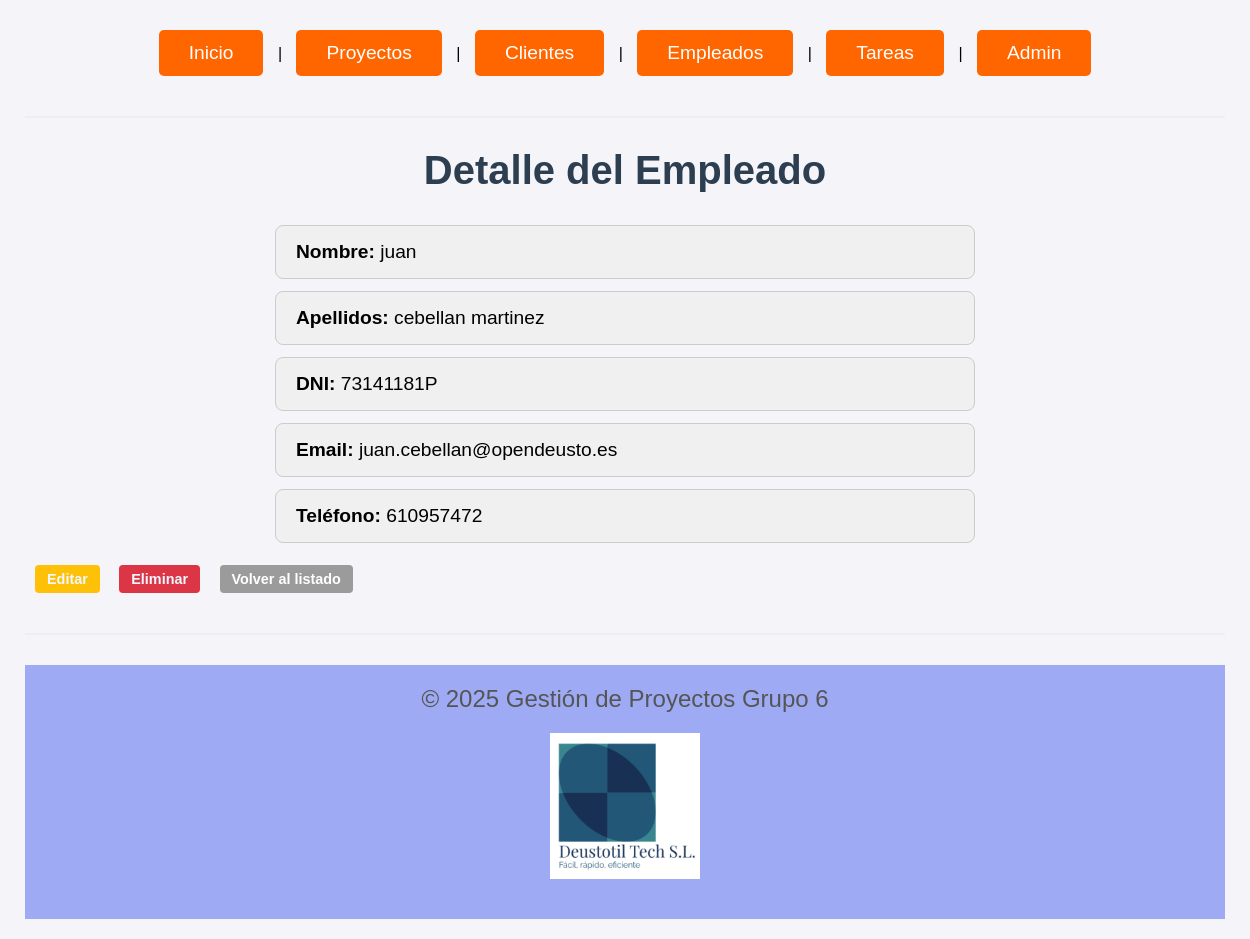
The page /GP/empleados/1/ on the database as committed earlier.
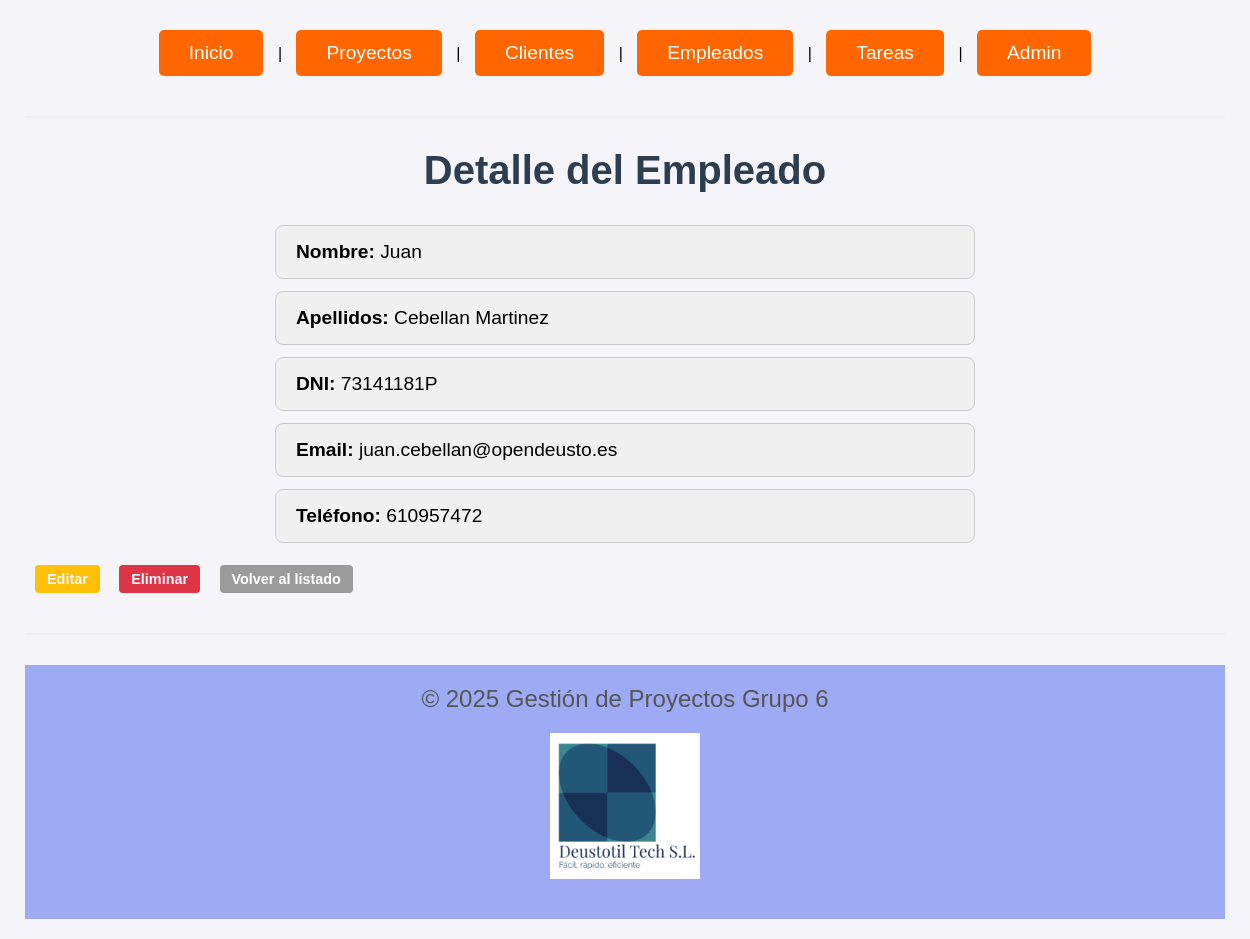
The same page on the database as committed later.
### gestion_produccion_G6/models.py (models this page shows, shortened)
class Empleado(models.Model):
    dni = models.CharField(max_length=10, unique=True)
    nombre = models.CharField(max_length=50)
    apellidos = models.CharField(max_length=100)
    email = models.EmailField()
    telefono = models.CharField(max_length=15)

### gestion_produccion_G6/views.py (the view)
# urls.py: path('empleados/<int:pk>/', views.EmpleadoDetailView.as_view(), name='empleado_detail'),
class EmpleadoDetailView(DetailView):
    model = Empleado
    template_name = 'empleado_detail.html'
    context_object_name = 'empleado'

### gestion_produccion_G6/templates/empleado_detail.html
{% extends "base.html" %}
{% block content %}
<h1>Detalle del Empleado</h1>
<ul class="lista_general">
  <li class="lista"><strong>Nombre:</strong> {{ empleado.nombre }}</li>
  <li class="lista"><strong>Apellidos:</strong> {{ empleado.apellidos }}</li>
  <li class="lista"><strong>DNI:</strong> {{ empleado.dni }}</li>
  <li class="lista"><strong>Email:</strong> {{ empleado.email }}</li>
  <li class="lista"><strong>Teléfono:</strong> {{ empleado.telefono }}</li>
</ul>
<a href="{% url 'empleado_update' empleado.pk %}" class="boton_editar">Editar</a>
<a href="{% url 'empleado_delete' empleado.pk %}" class="boton_eliminar">Eliminar</a>
<a href="{% url 'empleado_list' %}" class="boton_cancelar">Volver al listado</a>
{% endblock %}

Rows that differ between the two databases and show on the page:
changed Empleado "juan.cebellan@opendeusto.es": nombre "juan" → "Juan"; apellidos "cebellan martinez" → "Cebellan Martinez"
